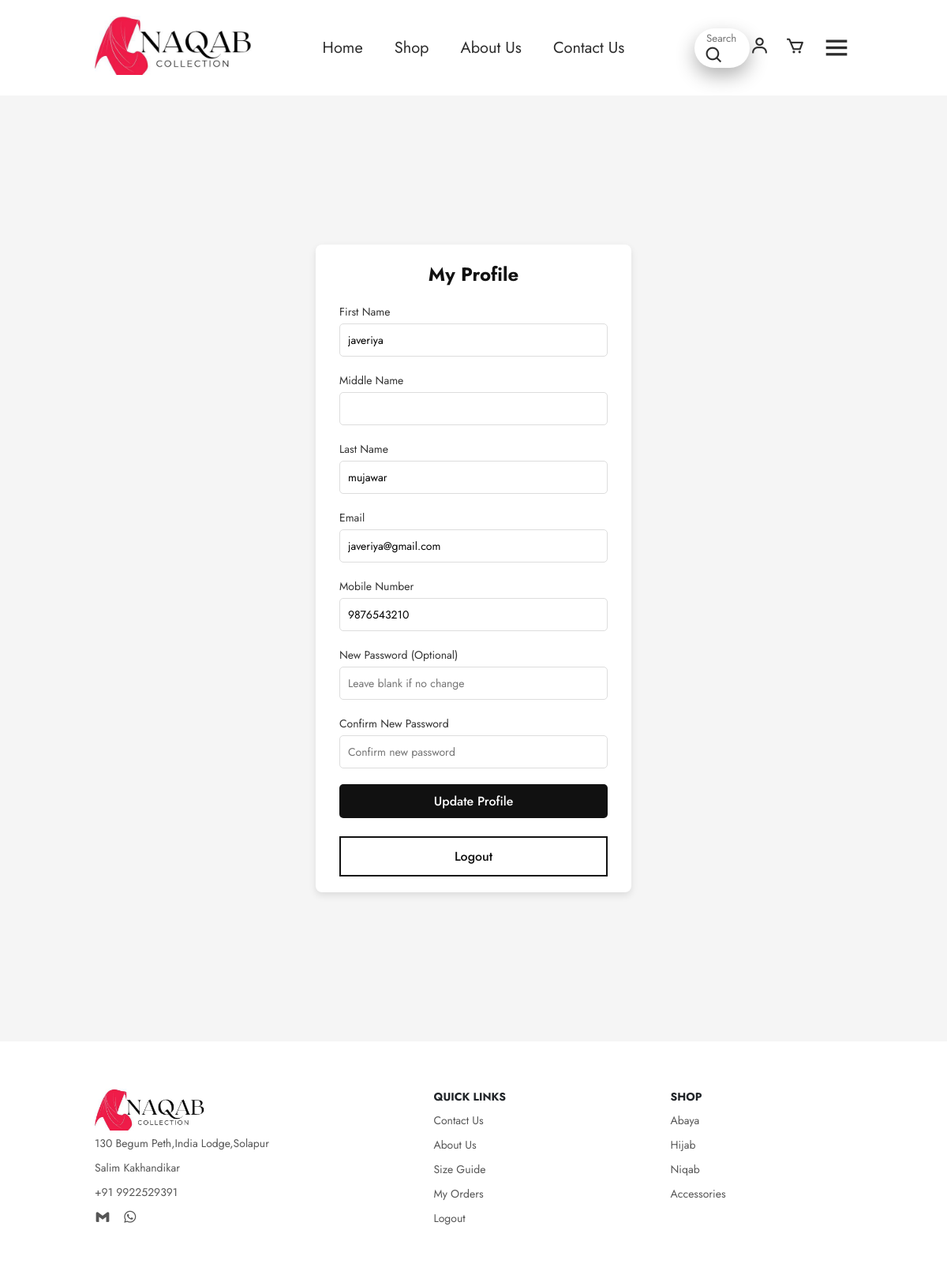
Screenshot of /profile.php (signed in) with the database file from the repository.
### tables this page shows
CREATE TABLE `userreg` (
  `uid` int(11) NOT NULL,
  `fname` varchar(20) NOT NULL,
  `mname` varchar(20) NOT NULL,
  `lname` varchar(20) NOT NULL,
  `email` varchar(30) NOT NULL,
  `mobno` varchar(10) NOT NULL,
  `pass` varchar(10) NOT NULL,
  `rpass` varchar(10) NOT NULL
);

### profile.php (the view, shortened to what this page needs)
<?php include 'header.php' ?>
<?php
require_once 'config.php';
?>
<!DOCTYPE html>
<html lang="en">
<head>
    <link rel="stylesheet" href="style.css">
    <link href="https://cdn.jsdelivr.net/npm/sweetalert2@11/dist/sweetalert2.min.css" rel="stylesheet">
</head>
<body>
    <?php
    $user_id = $_SESSION['user_id'];
    $stmt = $conn->prepare("SELECT fname, mname, lname, email, mobno, pass FROM userreg WHERE uid = ?");
    $stmt->bind_param("s", $user_id);
    $stmt->execute();
    $result = $stmt->get_result();
    $user = $result->fetch_assoc();
    ?>
    <div class="login-container" style="margin-top: 120px;height: 150vh;">
        <form class="login-form" method="POST" action="">
            <h2>My Profile</h2>
            <div class="input-box">
                <label for="fname">First Name</label>
                <input type="text" id="fname" name="fname" value="<?php echo htmlspecialchars($user['fname']); ?>" required>
            </div>
            <div class="input-box">
                <label for="mname">Middle Name</label>
                <input type="text" id="mname" name="mname" value="<?php echo htmlspecialchars($user['mname']); ?>">
            </div>
            <div class="input-box">
                <label for="lname">Last Name</label>
                <input type="text" id="lname" name="lname" value="<?php echo htmlspecialchars($user['lname']); ?>" required>
            </div>
            <div class="input-box">
                <label for="email">Email</label>
                <input type="email" id="email" name="email" value="<?php echo htmlspecialchars($user['email']); ?>" required>
            </div>
            <div class="input-box">
                <label for="mobno">Mobile Number</label>
                <input type="tel" id="mobno" name="mobno" value="<?php echo htmlspecialchars($user['mobno']); ?>" required>
            </div>
            <div class="input-box">
                <label for="pass">New Password (Optional)</label>
                <input type="password" id="pass" name="pass" placeholder="Leave blank if no change">
            </div>
            <div class="input-box">
                <label for="rpass">Confirm New Password</label>
                <input type="password" id="rpass" name="rpass" placeholder="Confirm new password">
            </div>
            <button type="submit" class="main-btn">Update Profile</button>
            <br>
            <a href="logout.php" class="main-btn" style="text-align: center;">Logout</a>
        </form>
    </div>
</body>
</html>
<?php include 'footer.php' ?>

### style.css (style rules this page uses)
* { margin: 0; padding: 0%; box-sizing: border-box; scroll-behavior: smooth; font-family: 'Jost',sans-serif; list-style: none; text-decoration: none; }
.main-btn { display: inline-block; color: #111; font-size: 16px; font-weight: 500; text-transform: capitalize; border: 2px solid #111; padding: 12px 25px; transition: all .42s ease; }
.login-container, .register-container { display: flex; justify-content: center; align-items: center; height: 80vh; background-color: #f5f5f5; }
.login-form, .register-form { background: #fff; padding: 20px 30px; border-radius: 8px; box-shadow: 0 4px 10px rgba(0, 0, 0, 0.1); width: 100%; max-width: 400px; }
.login-form h2, .register-form h2 { margin-bottom: 20px; text-align: center; color: #111; }
.input-box { margin-bottom: 20px; }
.input-box label { display: block; font-size: 14px; color: #333; margin-bottom: 5px; }
.input-box input { width: 100%; padding: 10px; border: 1px solid #ddd; border-radius: 5px; font-size: 14px; }
button.main-btn { width: 100%; background: #111; color: #fff; border: none; padding: 10px; font-size: 16px; border-radius: 5px; cursor: pointer; }
form { padding: 30px; background: #fff; display: flex; flex-direction: column; justify-content: center; }
form h2 { font-size: 24px; color: #333; margin-bottom: 20px; }
.container h1, h2 { text-align: center; color: #ee1c47; margin-bottom: 15px; }
.input-box { margin-bottom: 20px; display: flex; flex-direction: column; }
.input-box label { font-size: 14px; color: #333; margin-bottom: 5px; }
.input-box input, .input-box textarea, .input-box select { width: 100%; padding: 10px; border: 1px solid #ddd; border-radius: 5px; font-size: 14px; }
button.main-btn { width: 100%; background: #111; color: #fff; border: none; padding: 10px; font-size: 16px; border-radius: 5px; cursor: pointer; transition: background 0.3s ease; }

### rows the page displays
userreg: fname "javeriya", lname "mujawar", email "javeriya@gmail.com", mobno "9876543210"
